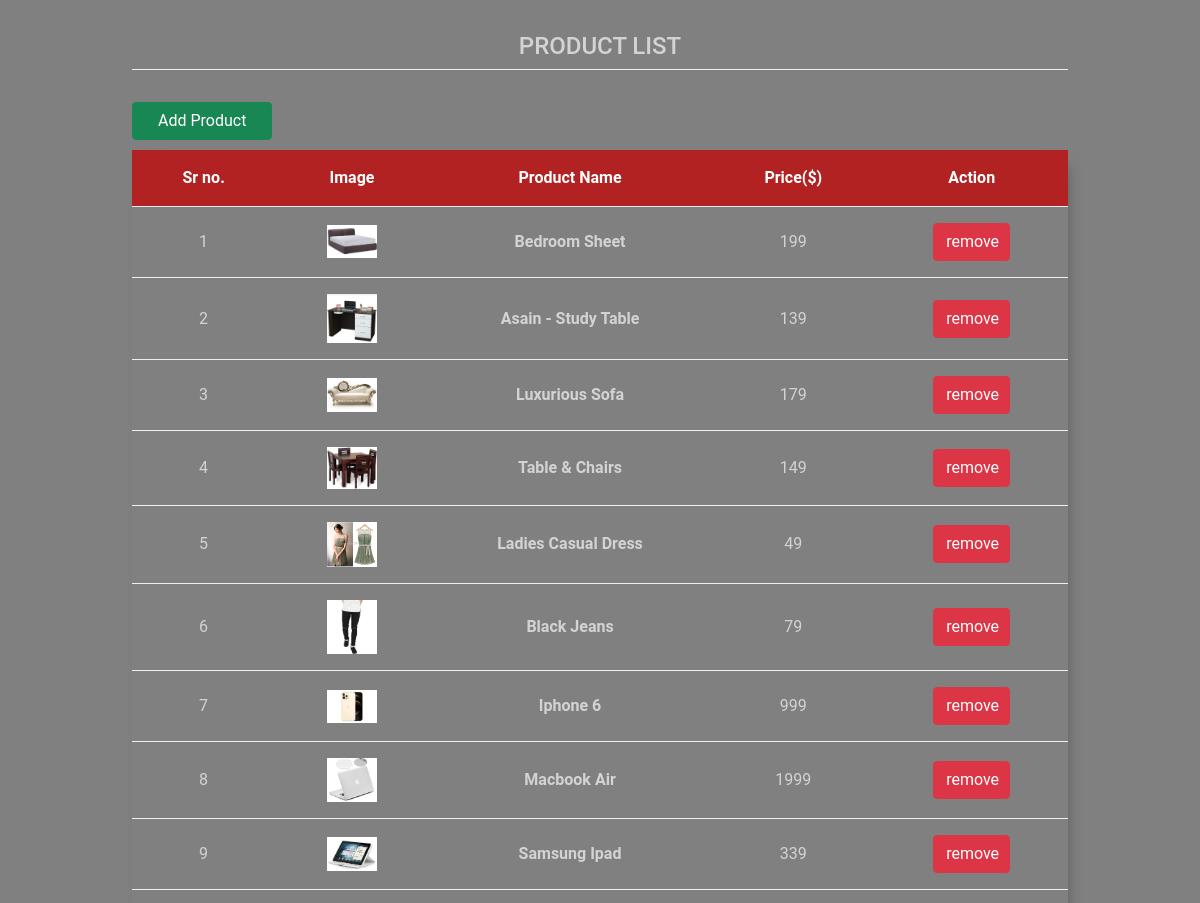
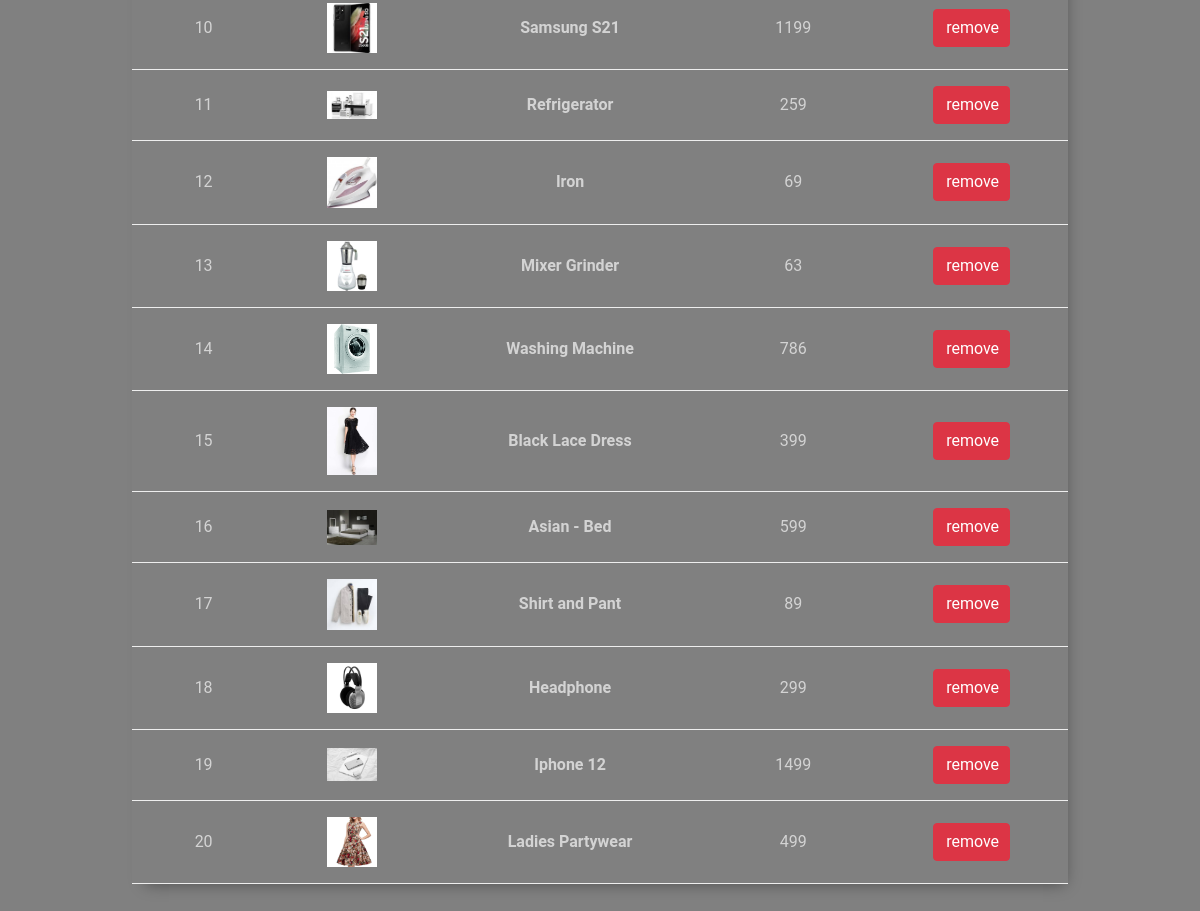
/admin/product_list.php (signed in), run on the app's committed database (2 pictures, top to bottom).
### tables this page shows
CREATE TABLE `product` (
  `p_id` int(200) NOT NULL,
  `p_category` int(255) NOT NULL,
  `p_brand` int(255) NOT NULL,
  `p_name` varchar(30) NOT NULL,
  `p_price` int(10) NOT NULL,
  `p_image` varchar(255) NOT NULL
);

### admin/product_list.php (the view, shortened to what this page needs)
 <!DOCTYPE html>
 <html >
 <head>
           <link href="https://cdn.jsdelivr.net/npm/bootstrap@5.0.0-beta3/dist/css/bootstrap.min.css" rel="stylesheet">
 </head>
 <body >
<div class="table-container">
<h2 align='center' style='color:lightgrey' class='table-heading'>product List </h2>
<a  href='addproduct.php'>
    <input  type='button'  value ='Add Product'  class='btn btn-success' style='width:15%;margin-bottom:10px' />
                </a>
   <table>
   <thead>
   <th>Sr no.</th>
   <th>Image</th>
   <th> Product Name</th>
   <th> Price($)</th>
   <th>Action</th>
   </thead>
         <tbody>
           <?php
          $conn= mysqli_connect("localhost","root",'','test');
          $res = mysqli_query($conn,"select* from  product");
          if(mysqli_num_rows($res)>0){
              while($row=mysqli_fetch_array($res)){
                     $pid=$row['p_id'];
                     $name=$row['p_name'];
                     $price=$row['p_price'];
                     $img=$row['p_image'];
              echo"
                  <form method='post'>
                     <tr class='cross'>
                           <td>$pid</td>
                           <td> <img src='../images/$img' style='width:50px;height=50px;background:white'> </td>
                           <td style='color:darkpink'><b>$name</b> </td>
                           <td> $price</td>
                           <td>
                                 <a href='checkout.php?id=$pid'>
                                 <input type='button'  value ='remove'  class='btn btn-danger' style='width:60%' />
                                 </a>
                           </td>
                     </tr>
                  </form>
              ";
              }
          }
             ?>
        </tbody>
   </table>
</div>
 </body>
 </html>

### admin/product_list.php (style rules this page uses)
body { background: url("../back_images/123 (2).jpg"); background-color: grey; }
.table-container { padding :32px; font-family:"Roboto", sans-serif; margin-right:100px; margin-left:100px; }
.table-container h2.table-heading { text-align: center; text-transform:uppercase; font-size: 24px; margin-bottom:32px; border-bottom: 1px solid #eee; padding-bottom: 8px; }
.table-container table { width:100%; background:#54644; color: lightgrey; padding: 24px; box-shadow: 5px 8px 15px -8px rgba(0,0,0,0.4); border-collapse: collapse; }
.table-container table td, .table-container table th { padding:16px 32px; text-align:center; }
.table-container table tr { border-bottom : 1px solid #eee; }

### data on the page
product: p_id "1", p_image (picture), p_name "Bedroom Sheet", p_price "199"
product: p_id "2", p_image (picture), p_name "Asain - Study Table", p_price "139"
product: p_id "3", p_image (picture), p_name "Luxurious Sofa", p_price "179"
product: p_id "4", p_image (picture), p_name "Table & Chairs", p_price "149"
product: p_id "5", p_image (picture), p_name "Ladies Casual Dress", p_price "49"
product: p_id "6", p_image (picture), p_name "Black Jeans", p_price "79"
product: p_id "7", p_image (picture), p_name "Iphone 6", p_price "999"
product: p_id "8", p_image (picture), p_name "Macbook Air", p_price "1999"
product: p_id "9", p_image (picture), p_name "Samsung Ipad", p_price "339"
product: p_id "10", p_image (picture), p_name "Samsung S21", p_price "1199"
product: p_id "11", p_image (picture), p_name "Refrigerator", p_price "259"
product: p_id "12", p_image (picture), p_name "Iron", p_price "69"
product: p_id "13", p_image (picture), p_name "Mixer Grinder", p_price "63"
product: p_id "14", p_image (picture), p_name "Washing Machine", p_price "786"
product: p_id "15", p_image (picture), p_name "Black Lace Dress", p_price "399"
product: p_id "16", p_image (picture), p_name "Asian - Bed", p_price "599"
product: p_id "17", p_image (picture), p_name "Shirt and Pant", p_price "89"
product: p_id "18", p_image (picture), p_name "Headphone", p_price "299"
product: p_id "19", p_image (picture), p_name "Iphone 12", p_price "1499"
product: p_id "20", p_image (picture), p_name "Ladies Partywear", p_price "499"
